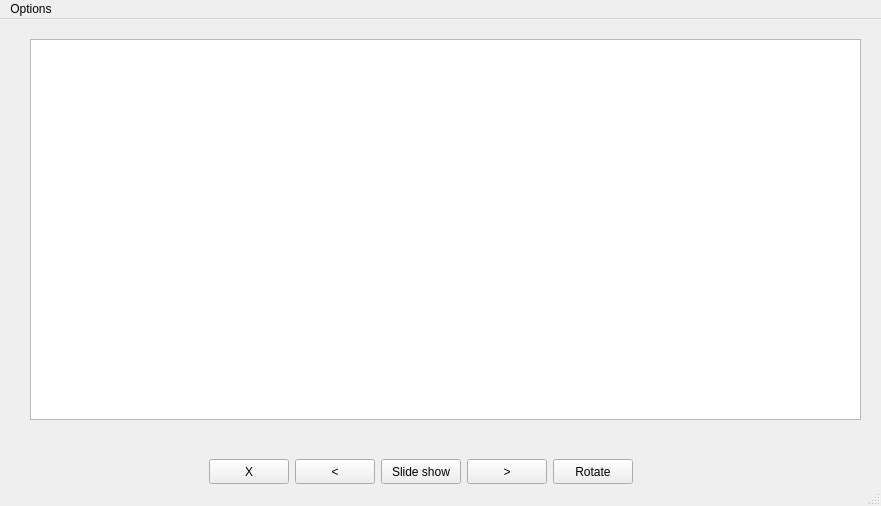
<?xml version="1.0" encoding="UTF-8"?>
<ui version="4.0">
 <class>MainWindow</class>
 <widget class="QMainWindow" name="MainWindow">
  <property name="geometry">
   <rect>
    <x>0</x>
    <y>0</y>
    <width>881</width>
    <height>506</height>
   </rect>
  </property>
  <property name="windowTitle">
   <string>MainWindow</string>
  </property>
  <widget class="QWidget" name="centralwidget">
   <property name="sizePolicy">
    <sizepolicy hsizetype="Preferred" vsizetype="Preferred">
     <horstretch>0</horstretch>
     <verstretch>0</verstretch>
    </sizepolicy>
   </property>
   <widget class="QStackedWidget" name="stackedWidget">
    <property name="geometry">
     <rect>
      <x>10</x>
      <y>10</y>
      <width>861</width>
      <height>401</height>
     </rect>
    </property>
    <property name="currentIndex">
     <number>1</number>
    </property>
    <widget class="QWidget" name="page_3">
     <widget class="QLabel" name="label_picture">
      <property name="geometry">
       <rect>
        <x>10</x>
        <y>10</y>
        <width>631</width>
        <height>321</height>
       </rect>
      </property>
      <property name="text">
       <string/>
      </property>
     </widget>
    </widget>
    <widget class="QWidget" name="page_4">
     <widget class="QListWidget" name="listWidget">
      <property name="geometry">
       <rect>
        <x>20</x>
        <y>10</y>
        <width>831</width>
        <height>381</height>
       </rect>
      </property>
     </widget>
    </widget>
   </widget>
   <widget class="QWidget" name="">
    <property name="geometry">
     <rect>
      <x>100</x>
      <y>440</y>
      <width>641</width>
      <height>25</height>
     </rect>
    </property>
    <layout class="QHBoxLayout" name="horizontalLayout" stretch="0,0,0,0,0,0,0">
     <item>
      <spacer name="horizontalSpacer_2">
       <property name="orientation">
        <enum>Qt::Horizontal</enum>
       </property>
       <property name="sizeHint" stdset="0">
        <size>
         <width>40</width>
         <height>20</height>
        </size>
       </property>
      </spacer>
     </item>
     <item>
      <widget class="QPushButton" name="pushButton_5">
       <property name="sizePolicy">
        <sizepolicy hsizetype="Minimum" vsizetype="Preferred">
         <horstretch>0</horstretch>
         <verstretch>0</verstretch>
        </sizepolicy>
       </property>
       <property name="text">
        <string>X</string>
       </property>
      </widget>
     </item>
     <item>
      <widget class="QPushButton" name="pushButton">
       <property name="sizePolicy">
        <sizepolicy hsizetype="Minimum" vsizetype="Preferred">
         <horstretch>0</horstretch>
         <verstretch>0</verstretch>
        </sizepolicy>
       </property>
       <property name="text">
        <string>&lt;</string>
       </property>
      </widget>
     </item>
     <item>
      <widget class="QPushButton" name="pushButton_3">
       <property name="sizePolicy">
        <sizepolicy hsizetype="Minimum" vsizetype="Preferred">
         <horstretch>0</horstretch>
         <verstretch>0</verstretch>
        </sizepolicy>
       </property>
       <property name="text">
        <string>Slide show</string>
       </property>
      </widget>
     </item>
     <item>
      <widget class="QPushButton" name="pushButton_2">
       <property name="sizePolicy">
        <sizepolicy hsizetype="Minimum" vsizetype="Preferred">
         <horstretch>0</horstretch>
         <verstretch>0</verstretch>
        </sizepolicy>
       </property>
       <property name="text">
        <string>&gt;</string>
       </property>
      </widget>
     </item>
     <item>
      <widget class="QPushButton" name="pushButton_4">
       <property name="sizePolicy">
        <sizepolicy hsizetype="Minimum" vsizetype="Preferred">
         <horstretch>0</horstretch>
         <verstretch>0</verstretch>
        </sizepolicy>
       </property>
       <property name="text">
        <string>Rotate</string>
       </property>
      </widget>
     </item>
     <item>
      <spacer name="horizontalSpacer">
       <property name="orientation">
        <enum>Qt::Horizontal</enum>
       </property>
       <property name="sizeHint" stdset="0">
        <size>
         <width>60</width>
         <height>20</height>
        </size>
       </property>
      </spacer>
     </item>
    </layout>
   </widget>
  </widget>
  <widget class="QMenuBar" name="menubar">
   <property name="geometry">
    <rect>
     <x>0</x>
     <y>0</y>
     <width>881</width>
     <height>20</height>
    </rect>
   </property>
   <widget class="QMenu" name="menuOptions">
    <property name="title">
     <string>Options</string>
    </property>
    <addaction name="actionFilters"/>
    <addaction name="actionAlbums"/>
   </widget>
   <addaction name="menuOptions"/>
  </widget>
  <widget class="QStatusBar" name="statusbar"/>
  <action name="actionFilters">
   <property name="text">
    <string>Filters</string>
   </property>
  </action>
  <action name="actionAlbums">
   <property name="text">
    <string>Albums</string>
   </property>
  </action>
 </widget>
 <resources/>
 <connections/>
</ui>
